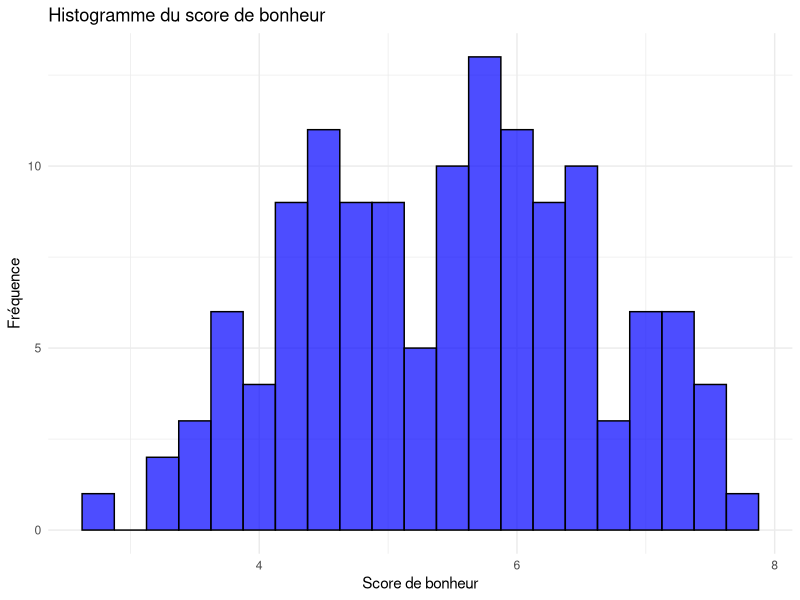
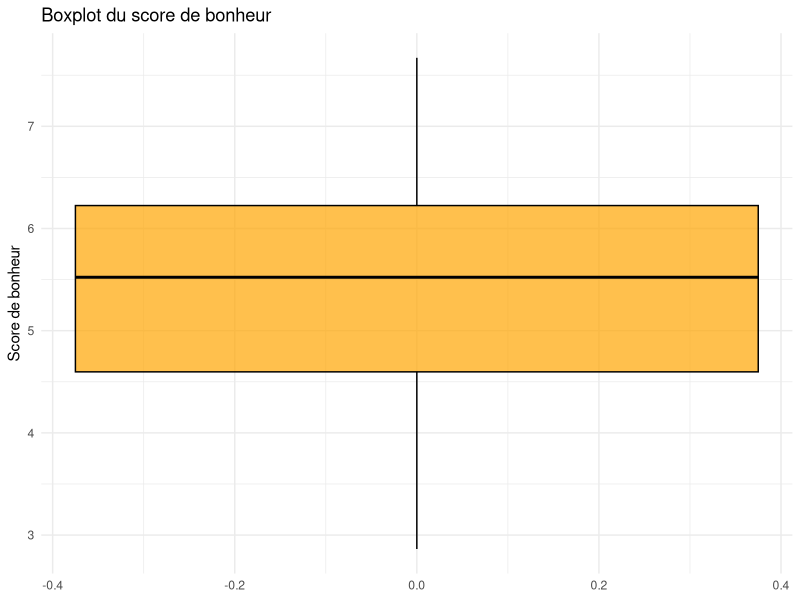
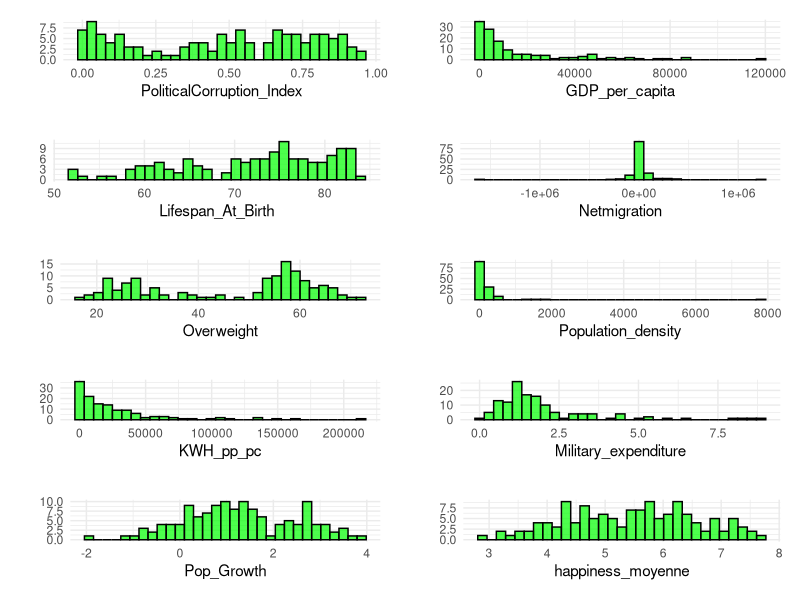
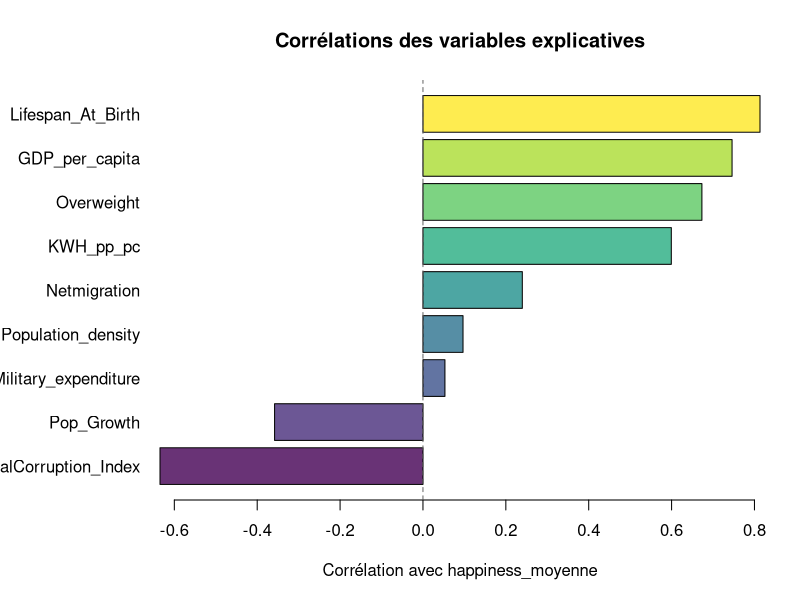
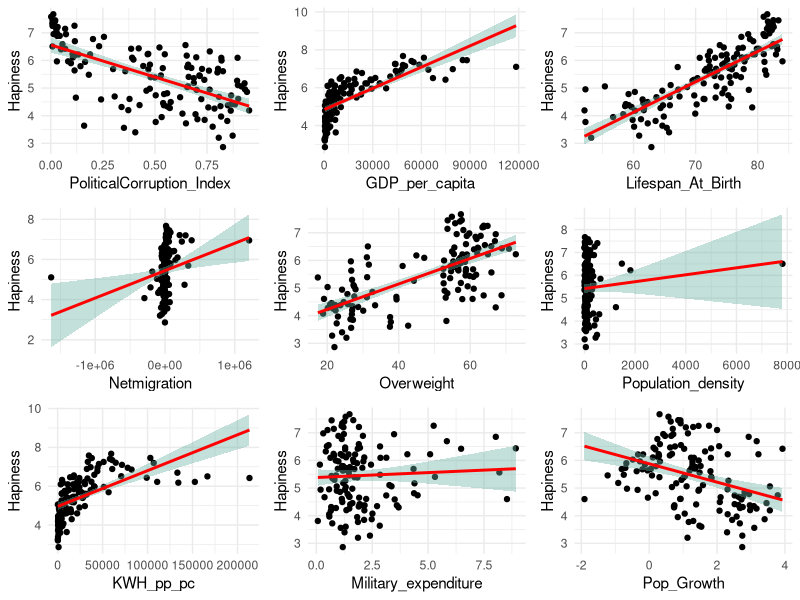
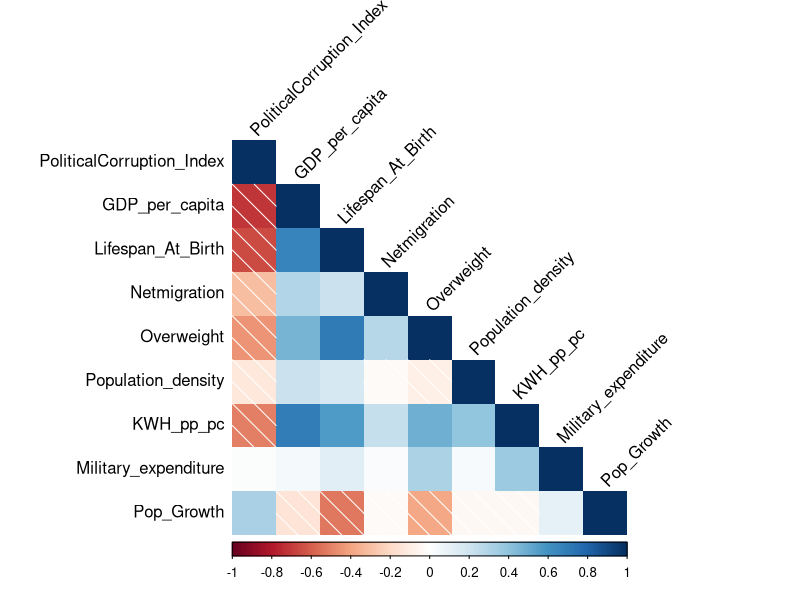
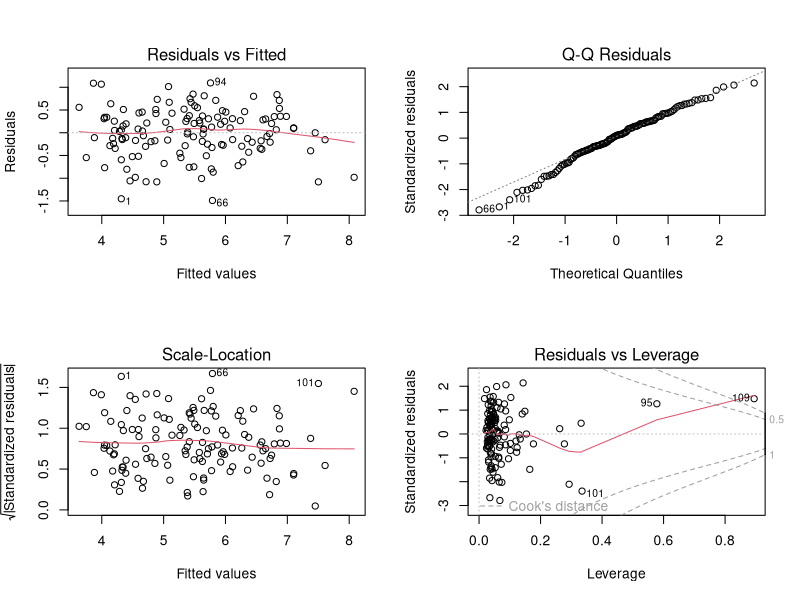

Write the R code that produced these figures, in order.
## ---- chunk 1
knitr::opts_chunk$set(cache = TRUE) #Activer le cache des chunks pour accélérer les recompilations
options("install.lock"=FALSE) #Désactiver le verrouillage d’installation des packages
setwd(dirname(rstudioapi::getActiveDocumentContext()$path)) ## configure le chemin du dossier automatiquement
knitr::opts_chunk$set(warning=FALSE, message=FALSE)
## ---- chunk 2
# import des données
data = read.csv(file = 'donnees.csv')[,-1]
summary(data)
head(data)
## ---- chunk 3
library(psych)
describe(data[,-c(1,2)])
## ---- chunk 4
library(ggplot2)
# histogramme de la variable cible
ggplot(data, aes(x=happiness_moyenne)) +
  geom_histogram(binwidth=0.25, fill="blue", color="black", alpha=0.7) +
  labs(title="Histogramme du score de bonheur", x="Score de bonheur", y="Fréquence") +
  theme_minimal()
## ---- chunk 5
# boxplot de la variable cible
ggplot(data, aes(y=happiness_moyenne)) +
  geom_boxplot(fill="orange", color="black", alpha=0.7) +
  labs(title="Boxplot du score de bonheur", y="Score de bonheur") +
  theme_minimal()
## ---- chunk 6
plots <- list()

for (i in 3:ncol(data)) {
  p <- ggplot(data, aes_string(x=data[[i]])) +
    geom_histogram(binwidth=diff(range(data[[i]]))/30, fill="green", color="black", alpha=0.7) +
    labs(x=colnames(data)[i], y="") +
    theme_minimal() +
    theme(plot.margin = grid::unit(c(0.5,0.5,0.5,0.5), "cm"))
  plots[[i-2]] <- p
}

library(gridExtra)
# nombre de colonnes voulu
ncol_plot <- 2
do.call(grid.arrange, c(plots, ncol = ncol_plot))
## ---- chunk 7
# Corrélations simples et affichage graphique (base R)
vars <- names(data)[-c(1,2,ncol(data))]
cors <- sapply(vars, function(v) cor(data$happiness_moyenne, data[[v]]))
# trier par valeur (pour barplot horizontal)
cors_sorted <- sort(cors)
par(mar = c(5, 8, 4, 2))
barplot(cors_sorted, horiz = TRUE, las = 1,
  # gradient color from cor
  col = viridis::viridis(length(cors_sorted), alpha = 0.8)[rank(cors_sorted)],
  xlab = "Corrélation avec happiness_moyenne",
  main = "Corrélations des variables explicatives")
abline(v = 0, lty = 2, col = "grey40")
par(mar = c(5, 4, 4, 2) + 0.1)
## ---- chunk 8
scatter_plots <- list()

for (i in 3:ncol(data[,-ncol(data)])) {
  p <- ggplot(data, aes_string(x=data[[i]], y="happiness_moyenne")) +
    geom_point() +
    geom_smooth(method=lm , color="red", fill="#69b3a2", se=TRUE) +
    labs(x=colnames(data)[i], y="Hapiness") +
    theme_minimal()
  scatter_plots[[i-2]] <- p
}

library(gridExtra)
# nombre de colonnes voulu
ncol_plot <- 3
do.call(grid.arrange, c(scatter_plots, ncol = ncol_plot))

## ---- chunk 9
# corrplot
library(corrplot)
# analyse sans Country.name et Code, et sans happiness moyenne
corrplot(cor(data[,-c(1,2,ncol(data))]), method="shade", type = "lower", tl.col="black", tl.srt=45)
## ---- chunk 10
# premier modèle : toutes les variables candidates
reg1 <- lm(happiness_moyenne ~ GDP_per_capita + KWH_pp_pc + PoliticalCorruption_Index +
             Lifespan_At_Birth + Netmigration + Overweight + Population_density +
             Military_expenditure + Pop_Growth,
           data = data)

cat('\n--- Résumé du modèle (reg1) ---\n')
print(summary(reg1))
## ---- chunk 11
# VIF pour contrôler la multicolinéarité (si package car installé)
if (requireNamespace('car', quietly = TRUE)) {
  library(car)
  cat('\nVIF:\n')
  print(vif(reg1))
} else cat('\nInstaller le package car pour calculer le VIF : install.packages("car")\n')

# Test d'hétéroscédasticité (Breusch-Pagan) et coefficients robustes HC1
if (requireNamespace('lmtest', quietly = TRUE) && requireNamespace('sandwich', quietly = TRUE)) {
  library(lmtest); library(sandwich)
  cat('\nBreusch-Pagan test :\n')
  print(bptest(reg1))

  cat('\nCoefficients avec erreurs robustes (HC1) :\n')
  print(lmtest::coeftest(reg1, vcov. = sandwich::vcovHC(reg1, type = 'HC1')))
} else cat('\nInstaller lmtest et sandwich pour tests et erreurs robustes\n')

# Diagnostics graphiques rapides
par(mfrow = c(2,2))
plot(reg1)
par(mfrow = c(1,1))
